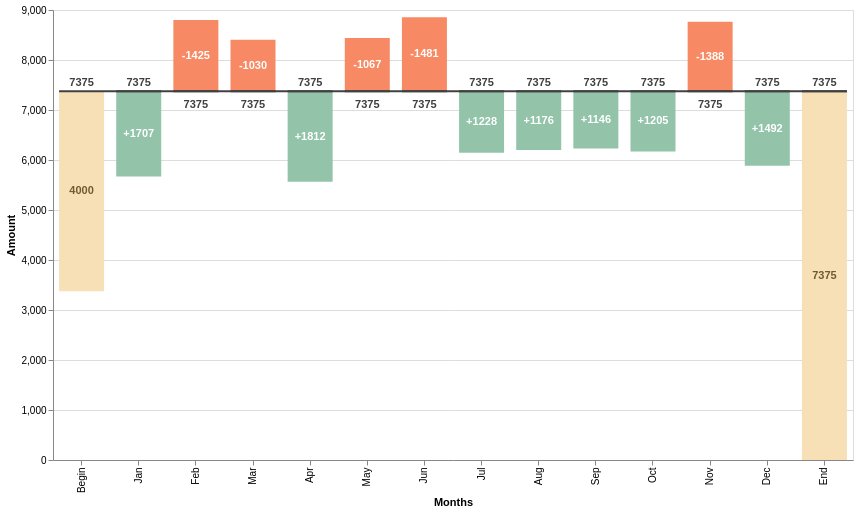

Describe this chart as a Vega-Lite specification.
### Vega-Lite specification from a JSON file in a GitHub repository (floating-point values rounded to 4 significant figures)
{"$schema": "https://vega.github.io/schema/vega-lite/v3.json", "data": {"values": [{"label": "Begin", "amount": 4000}, {"label": "Jan", "amount": 1707}, {"label": "Feb", "amount": -1425}, {"label": "Mar", "amount": -1030}, {"label": "Apr", "amount": 1812}, {"label": "May", "amount": -1067}, {"label": "Jun", "amount": -1481}, {"label": "Jul", "amount": 1228}, {"label": "Aug", "amount": 1176}, {"label": "Sep", "amount": 1146}, {"label": "Oct", "amount": 1205}, {"label": "Nov", "amount": -1388}, {"label": "Dec", "amount": 1492}, {"label": "End", "amount": 0}]}, "width": 800, "height": 450, "transform": [{"joinaggregate": [{"op": "sum", "field": "amount", "as": "sum"}]}, {"window": [{"op": "lead", "field": "label", "as": "lead"}]}, {"calculate": "datum.lead === null ? datum.label : datum.lead", "as": "lead"}, {"calculate": "datum.label === 'End' ? 0 : datum.sum - datum.amount", "as": "previous_sum"}, {"calculate": "datum.label === 'End' ? datum.sum : datum.amount", "as": "amount"}, {"calculate": "(datum.label !== 'Begin' && datum.label !== 'End' && datum.amount > 0 ? '+' : '') + datum.amount", "as": "text_amount"}, {"calculate": "(datum.sum + datum.previous_sum) / 2", "as": "center"}, {"calculate": "datum.sum < datum.previous_sum ? datum.sum : ''", "as": "sum_dec"}, {"calculate": "datum.sum > datum.previous_sum ? datum.sum : ''", "as": "sum_inc"}], "encoding": {"x": {"field": "label", "type": "ordinal", "sort": null, "title": "Months"}}, "layer": [{"mark": {"type": "bar", "size": 45}, "encoding": {"y": {"field": "previous_sum", "type": "quantitative", "title": "Amount"}, "y2": {"field": "sum"}, "color": {"condition": [{"test": "datum.label === 'Begin' || datum.label === 'End'", "value": "#f7e0b6"}, {"test": "datum.sum < datum.previous_sum", "value": "#f78a64"}], "value": "#93c4aa"}}}, {"mark": {"type": "rule", "color": "#404040", "opacity": 1, "strokeWidth": 2, "xOffset": -22.5, "x2Offset": 22.5}, "encoding": {"x2": {"field": "lead"}, "y": {"field": "sum", "type": "quantitative"}}}, {"mark": {"type": "text", "dy": -8}, "encoding": {"y": {"field": "sum_inc", "type": "quantitative"}, "text": {"field": "sum_inc", "type": "nominal"}}}, {"mark": {"type": "text", "dy": 8, "baseline": "top"}, "encoding": {"y": {"field": "sum_dec", "type": "quantitative"}, "text": {"field": "sum_dec", "type": "nominal"}}}, {"mark": {"type": "text", "fontWeight": "bold", "baseline": "middle"}, "encoding": {"y": {"field": "center", "type": "quantitative"}, "text": {"field": "text_amount", "type": "nominal"}, "color": {"condition": [{"test": "datum.label === 'Begin' || datum.label === 'End'", "value": "#725a30"}], "value": "white"}}}], "config": {"text": {"fontWeight": "bold", "color": "#404040"}}}
